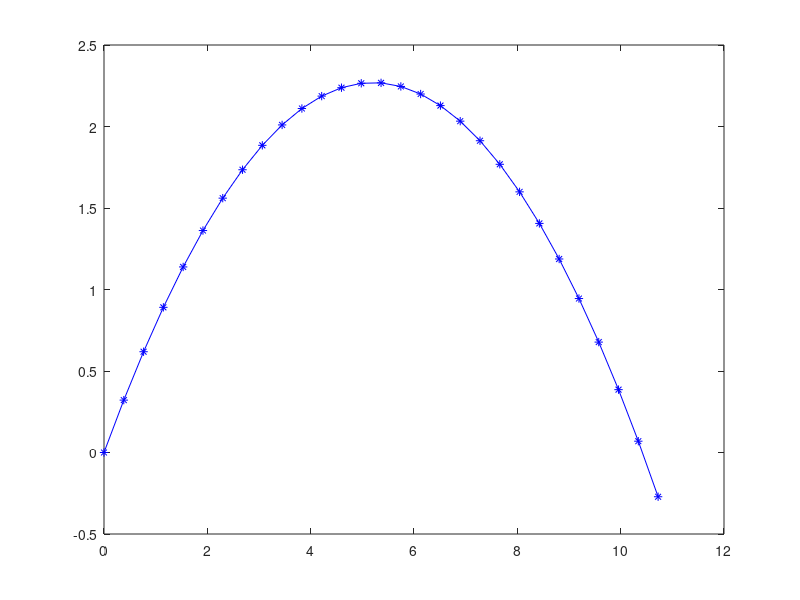

MATLAB code for this plot:
clear all
v = 10;
alpha = 40;
x = 0; 
y = 0;

alpha = alpha * pi/180;

vx = v * cos(alpha);
vy = v * sin(alpha);

dt = 0.05;
g = 9.81;
xt(1) = x;
yt(1) = y;
vxt(1) = vx;
vyt(1) = vy;

for i = 2 : 200
    vxt(i) = vxt(i-1);
    vyt(i) = vyt(i-1) - g*dt;
    xt(i) = xt(i-1) + vxt(i-1)*dt;
    yt(i) = yt(i-1) + vyt(i-1)*dt; 
    if (yt(i)< 0)
      break;
    end
end

plot(xt, yt, '*-b');    
